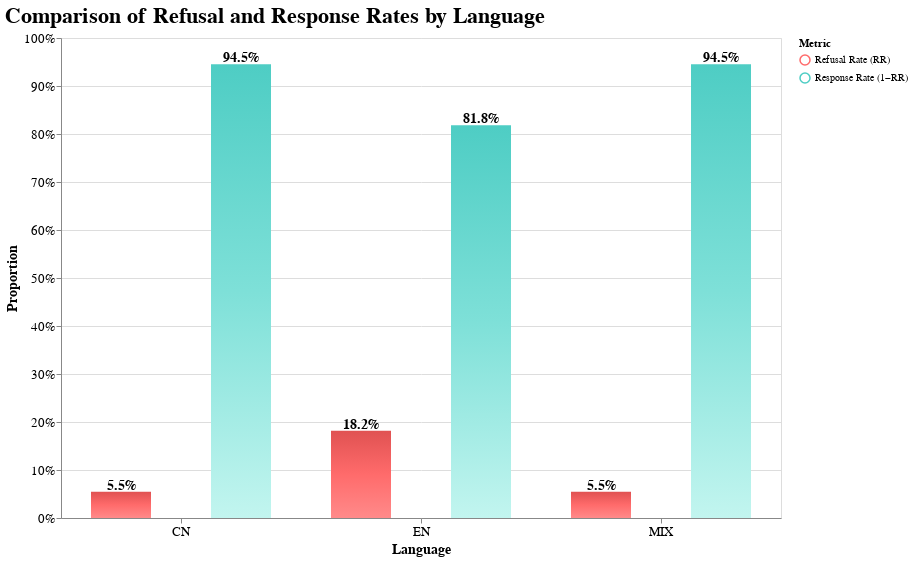

The notebook cell saved with this chart:
### Code cell
import pandas as pd
import altair as alt

# ---------- Global static settings ----------
alt.renderers.set_embed_options(actions=False)    # 关闭右上角交互按钮
alt.data_transformers.disable_max_rows()          # 防止长表被截断
alt.themes.enable('none')                         # 简洁主题

# ---------- 1) Normalize column names (CN -> EN if needed) ----------
# Your dataframe should be named `out`
# It must contain these logical columns: language, refusal rate, response rate
col_map = {
    '语言': 'Language',
    '拒答率RR': 'Refusal Rate (RR)',
    '回答率(1-RR)': 'Response Rate (1−RR)'   # 使用 '−' 这个破折号字符也可
}
out = out.rename(columns={k: v for k, v in col_map.items() if k in out.columns})

required = {'Language', 'Refusal Rate (RR)', 'Response Rate (1−RR)'}
missing = required - set(out.columns)
if missing:
    raise KeyError(f"Missing required columns: {missing}. "
                   f"Available: {list(out.columns)}")

# ---------- 2) Long format for Altair ----------
df = out.melt(
    id_vars=['Language'],
    value_vars=['Refusal Rate (RR)', 'Response Rate (1−RR)'],
    var_name='Metric',
    value_name='Rate'
)

# ---------- 3) Shared encoding (grouped with xOffset) ----------
base = alt.Chart(df).encode(
    x=alt.X(
        'Language:N',
        title='Language',
        axis=alt.Axis(labelAngle=0),
        scale=alt.Scale(paddingInner=0, paddingOuter=0)  # Altair 5 names
    ),
    y=alt.Y(
        'Rate:Q',
        title='Proportion',
        axis=alt.Axis(format='.0%'),
        scale=alt.Scale(domain=[0, 1])
    ),
    xOffset=alt.XOffset(
        'Metric:N',
        sort=['Refusal Rate (RR)', 'Response Rate (1−RR)']
    )
)

# Make two bars exactly fill each band => no gap
STEP = 120   # pixels per Language category
BAR  = 60    # single bar width = STEP/2

# ---------- 4) Gradient bars (put gradient in mark_bar(fill=...), not encode) ----------
rr_bars = base.transform_filter(
    alt.datum.Metric == 'Refusal Rate (RR)'
).mark_bar(
    size=BAR,
    fill=alt.Gradient(
        gradient='linear', x1=0, x2=0, y1=1, y2=0,
        stops=[
            alt.GradientStop(color='#ff8a8a', offset=0.0),
            alt.GradientStop(color='#ff6b6b', offset=0.5),
            alt.GradientStop(color='#e05252', offset=1.0),
        ]
    )
).encode(
    color=alt.value(None)   # ensure fill controls the color
)

resp_bars = base.transform_filter(
    alt.datum.Metric == 'Response Rate (1−RR)'
).mark_bar(
    size=BAR,
    fill=alt.Gradient(
        gradient='linear', x1=0, x2=0, y1=1, y2=0,
        stops=[
            alt.GradientStop(color='#c2f5ef', offset=0.0),
            alt.GradientStop(color='#7ee0d8', offset=0.5),
            alt.GradientStop(color='#4ecdc4', offset=1.0),
        ]
    )
).encode(
    color=alt.value(None)
)

# ---------- 5) Black labels on top ----------
labels = base.mark_text(
    dy=-6, fontSize=14, font='Arial', fontWeight='bold', color='black'
).encode(
    text=alt.Text('Rate:Q', format='.1%')
)

# ---------- 6) Legend-only layer (solid swatches) ----------
legend_layer = alt.Chart(df).mark_point(size=100, opacity=0).encode(
    color=alt.Color(
        'Metric:N',
        title='Metric',
        scale=alt.Scale(
            domain=['Refusal Rate (RR)', 'Response Rate (1−RR)'],
            range=['#ff6b6b', '#4ecdc4']  # legend color chips (solid)
        )
    )
).properties(width=0, height=0)

# ---------- 7) Compose and style ----------
chart = (rr_bars + resp_bars + labels + legend_layer).properties(
    title='Comparison of Refusal and Response Rates by Language',
    width=alt.Step(STEP),
    height=480
).configure_title(
    fontSize=22, fontWeight='bold', anchor='start'
).configure_axis(
    labelFontSize=13, titleFontSize=14
)
# 注意：不要再调用 configure_legend(title=...)，图例标题由 legend_layer 控制

chart

### Figure 1 — Vega-Lite specification as saved in the notebook (floating-point values rounded to 4 significant figures)
{"layer": [{"mark": {"type": "bar", "fill": {"gradient": "linear", "x1": 0, "x2": 0, "y1": 1, "y2": 0, "stops": [{"color": "#ff8a8a", "offset": 0.0}, {"color": "#ff6b6b", "offset": 0.5}, {"color": "#e05252", "offset": 1.0}]}, "size": 60}, "encoding": {"color": {"value": null}, "x": {"axis": {"labelAngle": 0}, "field": "Language", "scale": {"paddingInner": 0, "paddingOuter": 0}, "title": "Language", "type": "nominal"}, "xOffset": {"field": "Metric", "sort": ["Refusal Rate (RR)", "Response Rate (1−RR)"], "type": "nominal"}, "y": {"axis": {"format": ".0%"}, "field": "Rate", "scale": {"domain": [0, 1]}, "title": "Proportion", "type": "quantitative"}}, "transform": [{"filter": "(datum.Metric === 'Refusal Rate (RR)')"}]}, {"mark": {"type": "bar", "fill": {"gradient": "linear", "x1": 0, "x2": 0, "y1": 1, "y2": 0, "stops": [{"color": "#c2f5ef", "offset": 0.0}, {"color": "#7ee0d8", "offset": 0.5}, {"color": "#4ecdc4", "offset": 1.0}]}, "size": 60}, "encoding": {"color": {"value": null}, "x": {"axis": {"labelAngle": 0}, "field": "Language", "scale": {"paddingInner": 0, "paddingOuter": 0}, "title": "Language", "type": "nominal"}, "xOffset": {"field": "Metric", "sort": ["Refusal Rate (RR)", "Response Rate (1−RR)"], "type": "nominal"}, "y": {"axis": {"format": ".0%"}, "field": "Rate", "scale": {"domain": [0, 1]}, "title": "Proportion", "type": "quantitative"}}, "transform": [{"filter": "(datum.Metric === 'Response Rate (1−RR)')"}]}, {"mark": {"type": "text", "color": "black", "dy": -6, "font": "Arial", "fontSize": 14, "fontWeight": "bold"}, "encoding": {"text": {"field": "Rate", "format": ".1%", "type": "quantitative"}, "x": {"axis": {"labelAngle": 0}, "field": "Language", "scale": {"paddingInner": 0, "paddingOuter": 0}, "title": "Language", "type": "nominal"}, "xOffset": {"field": "Metric", "sort": ["Refusal Rate (RR)", "Response Rate (1−RR)"], "type": "nominal"}, "y": {"axis": {"format": ".0%"}, "field": "Rate", "scale": {"domain": [0, 1]}, "title": "Proportion", "type": "quantitative"}}}, {"mark": {"type": "point", "opacity": 0, "size": 100}, "encoding": {"color": {"field": "Metric", "scale": {"domain": ["Refusal Rate (RR)", "Response Rate (1−RR)"], "range": ["#ff6b6b", "#4ecdc4"]}, "title": "Metric", "type": "nominal"}}}], "config": {"axis": {"labelFontSize": 13, "titleFontSize": 14}, "title": {"anchor": "start", "fontSize": 22, "fontWeight": "bold"}}, "data": {"name": "data-b7ddef84a681986acb543a62cab8479f"}, "height": 480, "title": "Comparison of Refusal and Response Rates by Language", "width": {"step": 120}, "$schema": "https://vega.github.io/schema/vega-lite/v5.20.1.json", "datasets": {"data-b7ddef84a681986acb543a62cab8479f": [{"Language": "EN", "Metric": "Refusal Rate (RR)", "Rate": 0.1818}, {"Language": "CN", "Metric": "Refusal Rate (RR)", "Rate": 0.05455}, {"Language": "MIX", "Metric": "Refusal Rate (RR)", "Rate": 0.05455}, {"Language": "EN", "Metric": "Response Rate (1−RR)", "Rate": 0.8182}, {"Language": "CN", "Metric": "Response Rate (1−RR)", "Rate": 0.9455}, {"Language": "MIX", "Metric": "Response Rate (1−RR)", "Rate": 0.9455}]}}
